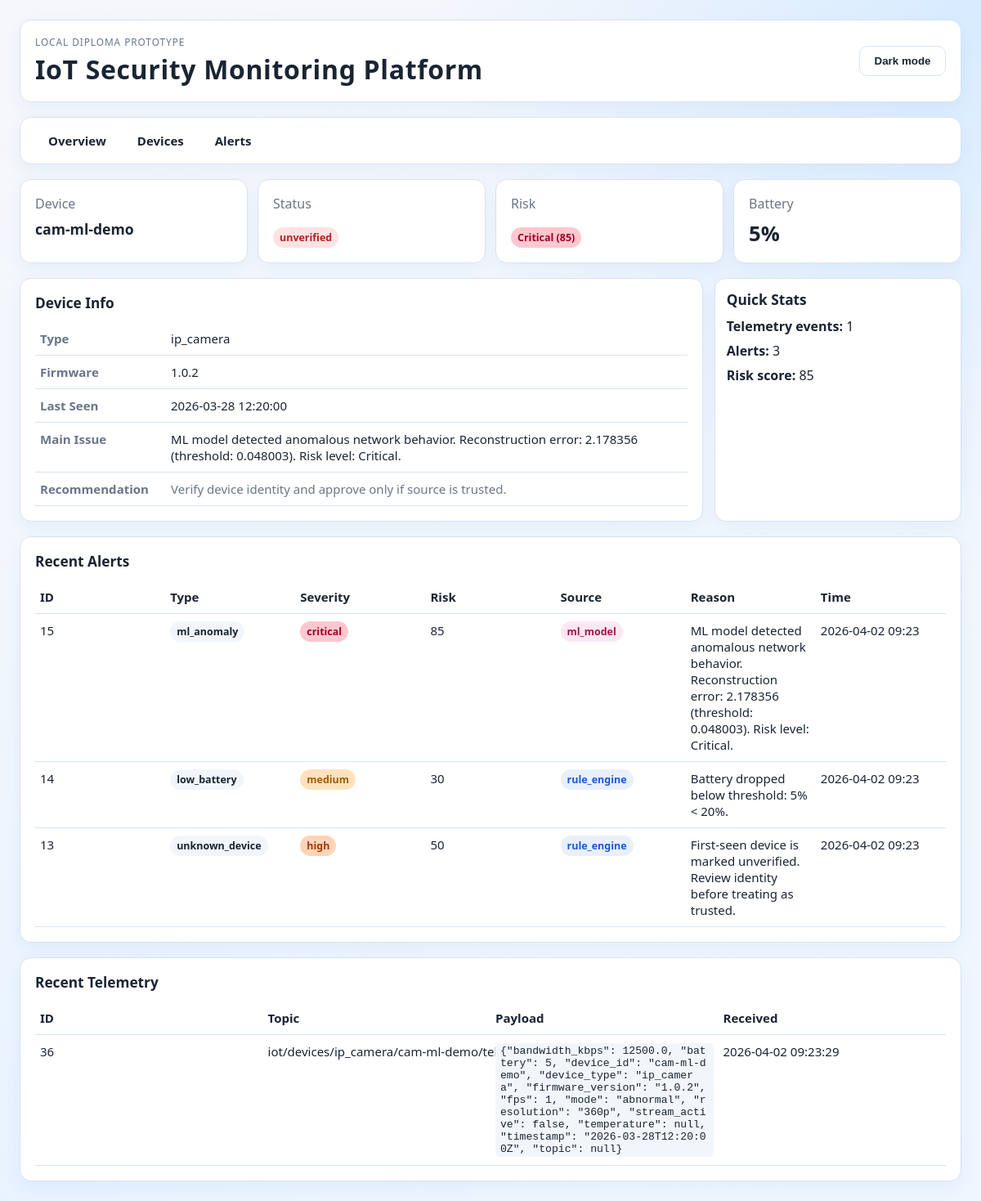
The page /dashboard/devices/cam-ml-demo on the database as committed earlier.
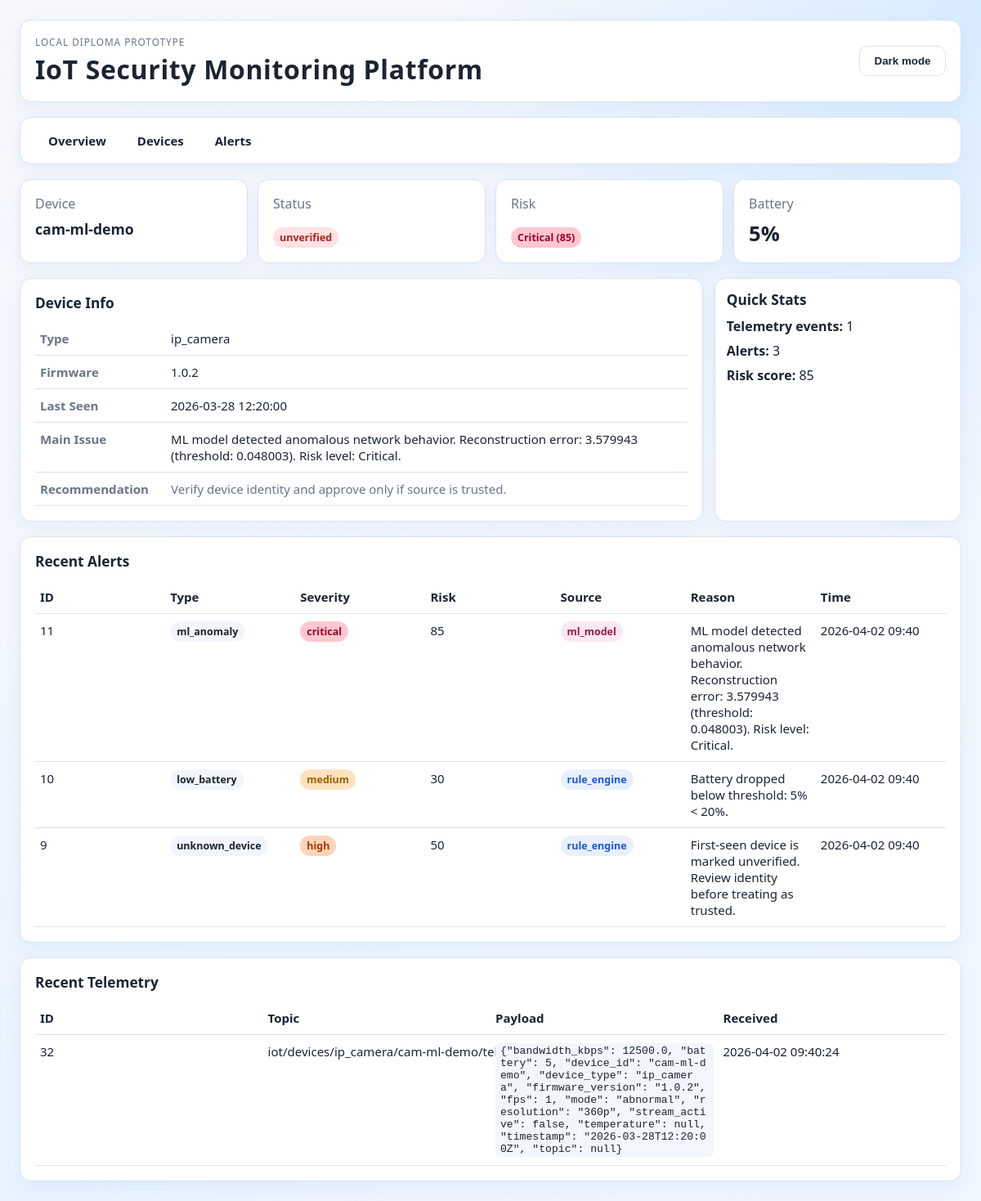
The same page on the database as committed later.
### app/models/device.py (models this page shows)
class Device(Base):
    __tablename__ = "devices"
    id: Mapped[int] = mapped_column(Integer, primary_key=True)
    device_id: Mapped[str] = mapped_column(String(100), unique=True, index=True)
    device_type: Mapped[str] = mapped_column(String(50), index=True)
    name: Mapped[str | None] = mapped_column(String(100), nullable=True)
    status: Mapped[str] = mapped_column(String(30), default="offline")
    firmware_version: Mapped[str | None] = mapped_column(String(50), nullable=True)
    last_seen_at: Mapped[datetime | None] = mapped_column(
        DateTime(timezone=True), nullable=True
    )
    created_at: Mapped[datetime] = mapped_column(
        DateTime(timezone=True), default=utc_now
    )
    updated_at: Mapped[datetime] = mapped_column(
        DateTime(timezone=True), default=utc_now, onupdate=utc_now
    )

### app/models/alert.py (models this page shows)
class Alert(Base):
    __tablename__ = "alerts"
    id: Mapped[int] = mapped_column(Integer, primary_key=True)
    device_id: Mapped[str | None] = mapped_column(
        String(100), index=True, nullable=True
    )
    alert_type: Mapped[str] = mapped_column(String(50), index=True)
    severity: Mapped[str] = mapped_column(String(20), index=True)
    risk_score: Mapped[int] = mapped_column(Integer)
    reason: Mapped[str] = mapped_column(Text)
    source: Mapped[str] = mapped_column(String(50), default="rule_engine")
    status: Mapped[str] = mapped_column(String(30), default="open")
    created_at: Mapped[datetime] = mapped_column(
        DateTime(timezone=True), default=utc_now, index=True
    )

### app/models/telemetry_event.py (models this page shows)
class TelemetryEvent(Base):
    __tablename__ = "telemetry_events"
    id: Mapped[int] = mapped_column(Integer, primary_key=True)
    device_id: Mapped[str | None] = mapped_column(
        String(100), index=True, nullable=True
    )
    topic: Mapped[str] = mapped_column(String(255))
    payload_json: Mapped[str] = mapped_column(Text)
    received_at: Mapped[datetime] = mapped_column(
        DateTime(timezone=True), default=utc_now, index=True
    )

### app/main.py (the view)
@app.get("/dashboard/devices/{device_id}", response_class=HTMLResponse)
def dashboard_device_detail(
    request: Request, device_id: str, db: Session = Depends(get_db)
) -> HTMLResponse:
    detail = _get_device_detail(db, device_id=device_id)
    if detail is None:
        raise HTTPException(status_code=404, detail="Device not found")
    return templates.TemplateResponse(
        request=request,
        name="device_detail.html",
        context={"detail": detail},
    )

### app/templates/device_detail.html (shortened to what this page needs)
<!DOCTYPE html>
<html lang="ru">
<head>
    <link rel="stylesheet" href="{{ url_for('static', path='/dashboard.css') }}">
</head>
<body>
<main class="page-shell">
    <header class="topbar card">
        <div>
            <p class="eyebrow">Local diploma prototype</p>
            <h1>IoT Security Monitoring Platform</h1>
        </div>
        <div class="actions">
            <button type="button" id="theme-toggle" class="theme-toggle" aria-pressed="false">Dark mode</button>
        </div>
    </header>
    <nav class="nav-bar card">
        <a href="/">Overview</a>
        <a href="/dashboard/devices">Devices</a>
        <a href="/dashboard/alerts">Alerts</a>
    </nav>
    <section class="kpis">
        <article class="card kpi">
            <p>Device</p>
            <strong style="font-size:1.1rem">{{ detail.device.device_id }}</strong>
        </article>
        <article class="card kpi">
            <p>Status</p>
            <strong><span class="badge {{ 'online' if detail.device.status == 'online' else 'offline' }}">{{ detail.device.status }}</span></strong>
        </article>
        <article class="card kpi">
            <p>Risk</p>
            <strong><span class="badge risk-{{ detail.device.risk_level | lower }}">{{ detail.device.risk_level }} ({{ detail.device.risk_score }})</span></strong>
        </article>
        <article class="card kpi">
            <p>Battery</p>
            <strong>{{ detail.device.battery if detail.device.battery is not none else '--' }}{% if detail.device.battery is not none %}%{% endif %}</strong>
        </article>
    </section>
    <section class="layout-grid">
        <article class="card">
            <h2>Device Info</h2>
            <table class="detail-table">
                <tr><th>Type</th><td>{{ detail.device.device_type }}</td></tr>
                <tr><th>Firmware</th><td>{{ detail.device.firmware_version or '--' }}</td></tr>
                <tr><th>Last Seen</th><td>{{ detail.device.last_seen_at.strftime('%Y-%m-%d %H:%M:%S') if detail.device.last_seen_at else '--' }}</td></tr>
                <tr><th>Main Issue</th><td>{{ detail.device.main_issue }}</td></tr>
                <tr><th>Recommendation</th><td class="recommendation-cell">{{ detail.device.recommendation }}</td></tr>
            </table>
        </article>
        <aside class="side-column">
            <article class="card side-card-compact">
                <h2>Quick Stats</h2>
                <ul class="detail-stats">
                    <li><strong>Telemetry events:</strong> {{ detail.recent_telemetry | length }}</li>
                    <li><strong>Alerts:</strong> {{ detail.recent_alerts | length }}</li>
                    <li><strong>Risk score:</strong> {{ detail.device.risk_score }}</li>
                </ul>
            </article>
        </aside>
    </section>
    <section class="card">
        <h2>Recent Alerts</h2>
        <table>
            <thead>
            <tr>
                <th>ID</th>
                <th>Type</th>
                <th>Severity</th>
                <th>Risk</th>
                <th>Source</th>
                <th>Reason</th>
                <th>Time</th>
            </tr>
            </thead>
            <tbody>
            {% if detail.recent_alerts %}
                {% for alert in detail.recent_alerts %}
                <tr>
                    <td>{{ alert.id }}</td>
                    <td><span class="badge alert-type">{{ alert.alert_type }}</span></td>
                    <td><span class="badge risk-{{ alert.severity }}">{{ alert.severity }}</span></td>
                    <td>{{ alert.risk_score }}</td>
                    <td><span class="badge source-{{ alert.source }}">{{ alert.source }}</span></td>
                    <td>{{ alert.reason }}</td>
                    <td class="nowrap">{{ alert.created_at.strftime('%Y-%m-%d %H:%M') }}</td>
                </tr>
                {% endfor %}
            {% else %}
                <tr><td colspan="7">No alerts for this device.</td></tr>
            {% endif %}
            </tbody>
        </table>
    </section>
    <section class="card">
        <h2>Recent Telemetry</h2>
        <table>
            <thead>
            <tr>
                <th>ID</th>
                <th>Topic</th>
                <th>Payload</th>
                <th>Received</th>
            </tr>
            </thead>
            <tbody>
            {% if detail.recent_telemetry %}
                {% for event in detail.recent_telemetry %}
                <tr>
                    <td>{{ event.id }}</td>
                    <td class="nowrap">{{ event.topic }}</td>
                    <td><code class="payload-code">{{ event.payload | tojson }}</code></td>
                    <td class="nowrap">{{ event.received_at.strftime('%Y-%m-%d %H:%M:%S') }}</td>
                </tr>
                {% endfor %}
            {% else %}
                <tr><td colspan="4">No telemetry events for this device.</td></tr>
            {% endif %}
            </tbody>
        </table>
    </section>
</main>
</body>
</html>

### app/static/dashboard.css (style rules this page uses)
:root { --bg-1: #f5f7fb; --bg-2: #eef6ff; --glow-top: #d7ebff; --glow-bottom: #e8f3ff; --ink: #1a2433; --muted: #6a7588; --card: #ffffff; --stroke: #d9e3ef; --accent: #1066d6; --accent-soft: #dcecff; --button-bg: #ffffff; --button-ink: #1a2433; --code-bg: #f2f6fc; --ok: #18884f; --warn: #8a6800; --shadow-color: rgb(16 102 214 / 6%); --font-ui: "Segoe UI", "Trebuchet MS", sans-serif; }
* { box-sizing: border-box; }
body { margin: 0; color: var(--ink); font-family: var(--font-ui); background: radial-gradient(circle at top right, var(--glow-top) 0%, transparent 35%), radial-gradient(circle at bottom left, var(--glow-bottom) 0%, transparent 40%), linear-gradient(160deg, var(--bg-1), var(--bg-2)); transition: background 0.25s ease, color 0.25s ease; }
.page-shell { max-width: 1240px; margin: 0 auto; padding: 24px; display: grid; gap: 18px; }
.card { background: var(--card); border: 1px solid var(--stroke); border-radius: 14px; padding: 18px; box-shadow: 0 8px 22px var(--shadow-color); transition: background 0.25s ease, border-color 0.25s ease; }
.topbar { display: flex; justify-content: space-between; align-items: center; gap: 16px; }
.topbar h1 { margin: 4px 0 0; font-size: clamp(1.4rem, 3vw, 2rem); letter-spacing: 0.02em; }
.eyebrow { margin: 0; color: var(--muted); text-transform: uppercase; font-size: 0.74rem; letter-spacing: 0.08em; }
.actions { display: flex; gap: 10px; }
button { border-radius: 10px; border: 1px solid var(--stroke); background: var(--button-bg); color: var(--button-ink); padding: 10px 14px; font-weight: 600; cursor: pointer; transition: background 0.2s ease, border-color 0.2s ease, color 0.2s ease; }
.theme-toggle { min-width: 106px; }
.kpis { display: grid; gap: 12px; grid-template-columns: repeat(4, minmax(0, 1fr)); }
.kpi p { margin: 0; color: var(--muted); }
.kpi strong { display: inline-block; margin-top: 8px; font-size: 1.6rem; }
.layout-grid { display: grid; gap: 14px; grid-template-columns: 2.35fr 0.85fr; }
.side-column { display: grid; gap: 10px; }
.side-card-compact { padding: 14px; }
.side-card-compact h2 { margin-bottom: 10px; }
h2 { margin: 0 0 12px; font-size: 1.08rem; }
table { width: 100%; border-collapse: collapse; font-size: 0.94rem; table-layout: fixed; }
th, td { text-align: left; border-bottom: 1px solid var(--stroke); padding: 10px 6px; vertical-align: top; word-break: break-word; }
.recommendation-cell { color: var(--muted); line-height: 1.35; min-width: 230px; }
.badge { padding: 4px 8px; border-radius: 999px; font-size: 0.78rem; font-weight: 700; }
.badge.offline { background: #ffe2e2; color: #b22020; }
.badge.risk-medium { background: #ffe2bd; color: #9d5f00; }
.badge.risk-high { background: #ffd4b8; color: #a23800; }
.badge.risk-critical { background: #ffc7cf; color: #9d0025; }
code { background: var(--code-bg); border-radius: 6px; padding: 2px 6px; }
.nav-bar { display: flex; gap: 6px; padding: 10px 18px; }
.nav-bar a { padding: 8px 16px; border-radius: 8px; text-decoration: none; color: var(--ink); font-weight: 600; font-size: 0.94rem; transition: background 0.15s ease; }
.nowrap { white-space: nowrap; }
.badge.alert-type { background: var(--code-bg); color: var(--ink); font-weight: 600; }
.badge.source-rule_engine { background: #e8f0fe; color: #1a56db; }
.badge.source-ml_model { background: #fce7f3; color: #9d174d; }
.detail-table { table-layout: auto; }
.detail-table th { width: 160px; color: var(--muted); font-weight: 600; }
.detail-stats { list-style: none; margin: 0; padding: 0; }
.detail-stats li { margin-bottom: 8px; }
.payload-code { font-size: 0.82rem; max-width: 500px; display: inline-block; overflow-wrap: break-word; word-break: break-all; }

Rows that differ between the two databases and show on the page:
removed Alert: device.main_issue "ML model detected anomalous network behavior. Reconstruction error: 2.178356 (threshold: 0.048003). Risk level: Critical.", id "15", alert_type "ml_anomaly", severity "critical", risk_score "85", source "ml_model", reason "ML model detected anomalous network behavior. Reconstruction error: 2.178356 (threshold: 0.048003). Risk level: Critical.", created_at "2026-04-02 09:23"
removed Alert: id "14", alert_type "low_battery", severity "medium", risk_score "30", source "rule_engine", reason "Battery dropped below threshold: 5% < 20%.", created_at "2026-04-02 09:23"
removed Alert: id "13", alert_type "unknown_device", severity "high", risk_score "50", source "rule_engine", reason "First-seen device is marked unverified. Review identity before treating as trusted.", created_at "2026-04-02 09:23"
removed TelemetryEvent: id "36", topic "iot/devices/ip_camera/cam-ml-demo/telemetry", payload|tojson "{\"bandwidth_kbps\": 12500.0, \"battery\": 5, \"device_id\": \"cam-ml-demo\", \"device_type\": \"ip_camera\", \"firmware_version\": \"1.0.2\", \"fps\": 1, \"mode\": \"abnormal\", \"resolution\": \"360p\", \"stream_active\": false, \"temperature\": null, \"timestamp\": \"2026-03-28T12:20:00Z\", \"topic\": null}", received_at "2026-04-02 09:23:29"
now on this page (row edited): Alert: device.risk_level "Critical", device.main_issue "ML model detected anomalous network behavior. Reconstruction error: 3.579943 (threshold: 0.048003). Risk level: Critical.", id "11", alert_type "ml_anomaly", severity "critical", risk_score "85", source "ml_model", reason "ML model detected anomalous network behavior. Reconstruction error: 3.579943 (threshold: 0.048003). Risk level: Critical.", created_at "2026-04-02 09:40"
now on this page (row edited): Alert: id "10", alert_type "low_battery", severity "medium", risk_score "30", source "rule_engine", reason "Battery dropped below threshold: 5% < 20%.", created_at "2026-04-02 09:40"
now on this page (row edited): Alert: id "9", alert_type "unknown_device", severity "high", risk_score "50", source "rule_engine", reason "First-seen device is marked unverified. Review identity before treating as trusted.", created_at "2026-04-02 09:40"
now on this page (row edited): TelemetryEvent: id "32", topic "iot/devices/ip_camera/cam-ml-demo/telemetry", payload|tojson "{\"bandwidth_kbps\": 12500.0, \"battery\": 5, \"device_id\": \"cam-ml-demo\", \"device_type\": \"ip_camera\", \"firmware_version\": \"1.0.2\", \"fps\": 1, \"mode\": \"abnormal\", \"resolution\": \"360p\", \"stream_active\": false, \"temperature\": null, \"timestamp\": \"2026-03-28T12:20:00Z\", \"topic\": null}", received_at "2026-04-02 09:40:24"
Other text that changed with them:
{{ detail.device.risk_level }}: "Critical" → (not shown)
